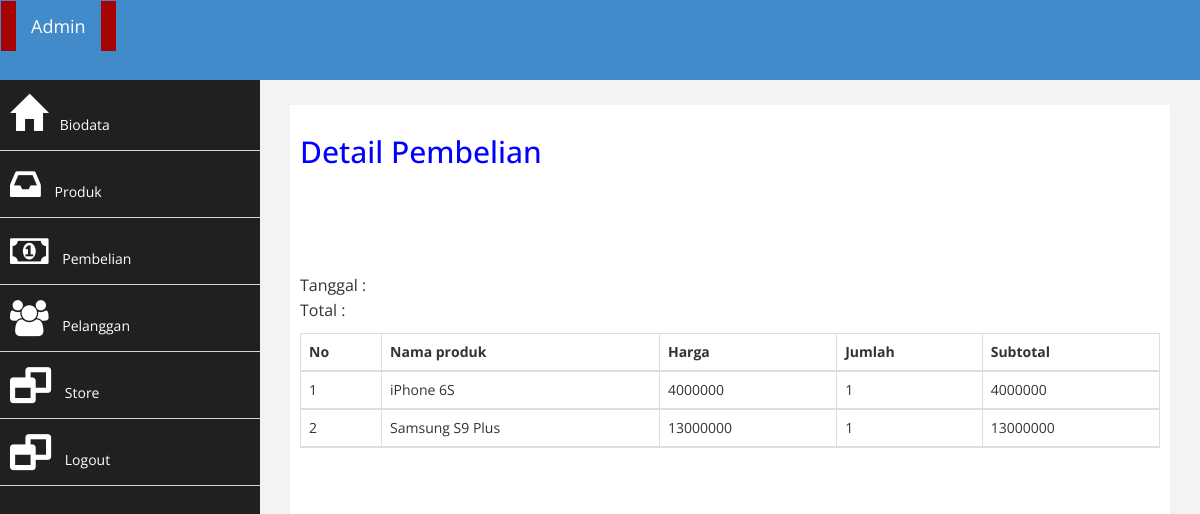
Screenshot of /admin/index.php?halaman=detail&id=13 with the database file from the repository.
### tables this page shows
CREATE TABLE IF NOT EXISTS `pembelian_produk` (
`id_pembelian_produk` int(11) NOT NULL,
  `id_pembelian` int(11) NOT NULL,
  `id_produk` int(11) NOT NULL,
  `jumlah` int(11) NOT NULL
);

CREATE TABLE IF NOT EXISTS `produk` (
`id_produk` int(11) NOT NULL,
  `nama_produk` varchar(100) NOT NULL,
  `harga_produk` int(11) NOT NULL,
  `berat_produk` int(11) NOT NULL,
  `foto_produk` varchar(100) NOT NULL,
  `deskripsi_produk` text NOT NULL
);

### admin/detail.php (the view, shortened to what this page needs)
<?php
 $koneksi = new mysqli("localhost","root","","trainittoko");
?>
<h2>Detail Pembelian</h2>
<?php
	$ambil = $koneksi->query("SELECT * FROM pembelian JOIN pelanggan
		ON pembelian.id_pelanggan=pelanggan.id_pelanggan
		WHERE pembelian.id_pelanggan='$_GET[id]'");
	$detail = $ambil->fetch_assoc();
?>
<strong><?php echo $detail['nama_pelanggan']; ?> </strong><br>
<p>
	<?php echo $detail['telepon_pelanggan']; ?><br>
</p>
<p>
	Tanggal : <?php echo $detail['tanggal_pembelian']; ?><br>
	Total : <?php echo $detail['total_pembelian']; ?>
</p>
<table class="table table-bordered">
	<thead>
		<tr>
			<th>No</th>
			<th>Nama produk</th>
			<th>Harga</th>
			<th>Jumlah</th>
			<th>Subtotal</th>
		</tr>
	</thead>
	<thead>
		<?php $nomor=1; ?>
		<?php
			$ambil = $koneksi->query("SELECT * FROM pembelian_produk JOIN produk
			ON pembelian_produk.id_produk=produk.id_produk
			WHERE pembelian_produk.id_pembelian='$_GET[id]'"); ?>
			<?php while ($pecah=$ambil->fetch_assoc()){?>
		<tr>
			<td><?php echo $nomor; ?> </td>
			<td><?php echo $pecah['nama_produk'];?></td>
			<td><?php echo $pecah['harga_produk'];?></td>
			<td><?php echo $pecah['jumlah'];?></td>
			<td><?php echo $pecah['harga_produk']*$pecah['jumlah'];?></td>
		</tr>
		<?php $nomor++;  ?>
		<?php } ?>
	</thead>
</table>

### admin/assets/css/custom.css (style rules this page uses)
body { font-family: 'Open Sans', sans-serif; }
h2 { color: blue; }
p { font-size:16px; line-height:25px; padding-top:20px; }

### rows the page displays
pembelian_produk: id_produk.nama_produk "iPhone 6S", id_produk.harga_produk "4000000", jumlah "1", $pecah['harga_produk']*$pecah['jumlah'] "4000000"
pembelian_produk: id_produk.nama_produk "Samsung S9 Plus", id_produk.harga_produk "13000000", jumlah "1", $pecah['harga_produk']*$pecah['jumlah'] "13000000"
